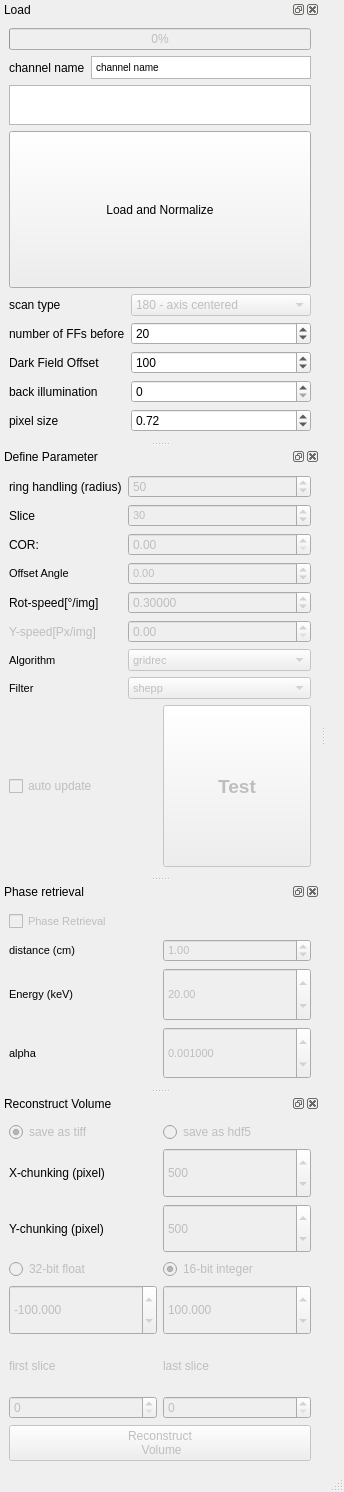
<?xml version="1.0" encoding="UTF-8"?>
<ui version="4.0">
 <class>MainWindow</class>
 <widget class="QMainWindow" name="MainWindow">
  <property name="geometry">
   <rect>
    <x>0</x>
    <y>0</y>
    <width>344</width>
    <height>1492</height>
   </rect>
  </property>
  <property name="windowTitle">
   <string>MainWindow</string>
  </property>
  <widget class="QWidget" name="centralwidget">
   <layout class="QGridLayout" name="gridLayout"/>
  </widget>
  <widget class="QMenuBar" name="menubar">
   <property name="geometry">
    <rect>
     <x>0</x>
     <y>0</y>
     <width>344</width>
     <height>32</height>
    </rect>
   </property>
  </widget>
  <widget class="QStatusBar" name="statusbar"/>
  <widget class="QDockWidget" name="Load">
   <property name="windowTitle">
    <string>Load</string>
   </property>
   <attribute name="dockWidgetArea">
    <number>1</number>
   </attribute>
   <widget class="QWidget" name="dockWidgetContents">
    <layout class="QGridLayout" name="gridLayout_2">
     <item row="0" column="0" colspan="2">
      <widget class="QProgressBar" name="progressBar">
       <property name="enabled">
        <bool>false</bool>
       </property>
       <property name="sizePolicy">
        <sizepolicy hsizetype="Minimum" vsizetype="Preferred">
         <horstretch>0</horstretch>
         <verstretch>0</verstretch>
        </sizepolicy>
       </property>
       <property name="value">
        <number>0</number>
       </property>
      </widget>
     </item>
     <item row="1" column="0" colspan="2">
      <layout class="QGridLayout" name="gridLayout_4">
       <item row="0" column="0">
        <widget class="QLabel" name="label_17">
         <property name="text">
          <string>channel name</string>
         </property>
        </widget>
       </item>
       <item row="0" column="1">
        <widget class="QTextBrowser" name="Qchannel_name">
         <property name="enabled">
          <bool>true</bool>
         </property>
         <property name="maximumSize">
          <size>
           <width>16777215</width>
           <height>23</height>
          </size>
         </property>
         <property name="html">
          <string>&lt;!DOCTYPE HTML PUBLIC &quot;-//W3C//DTD HTML 4.0//EN&quot; &quot;http://www.w3.org/TR/REC-html40/strict.dtd&quot;&gt;
&lt;html&gt;&lt;head&gt;&lt;meta name=&quot;qrichtext&quot; content=&quot;1&quot; /&gt;&lt;style type=&quot;text/css&quot;&gt;
p, li { white-space: pre-wrap; }
&lt;/style&gt;&lt;/head&gt;&lt;body style=&quot; font-family:'Noto Sans'; font-size:10pt; font-weight:400; font-style:normal;&quot;&gt;
&lt;p style=&quot; margin-top:0px; margin-bottom:0px; margin-left:0px; margin-right:0px; -qt-block-indent:0; text-indent:0px;&quot;&gt;&lt;span style=&quot; font-family:'MS Shell Dlg 2'; font-size:7.8pt;&quot;&gt;channel name&lt;/span&gt;&lt;/p&gt;&lt;/body&gt;&lt;/html&gt;</string>
         </property>
        </widget>
       </item>
       <item row="1" column="0" colspan="2">
        <widget class="QTextBrowser" name="Sample">
         <property name="maximumSize">
          <size>
           <width>16777215</width>
           <height>40</height>
          </size>
         </property>
         <property name="toolTip">
          <string>&lt;!DOCTYPE HTML PUBLIC &quot;-//W3C//DTD HTML 4.0//EN&quot; &quot;http://www.w3.org/TR/REC-html40/strict.dtd&quot;&gt;
&lt;html&gt;&lt;head&gt;&lt;meta name=&quot;qrichtext&quot; content=&quot;1&quot; /&gt;&lt;style type=&quot;text/css&quot;&gt;
p, li { white-space: pre-wrap; }
&lt;/style&gt;&lt;/head&gt;&lt;body style=&quot; font-family:'MS Shell Dlg 2'; font-size:7.8pt; font-weight:400; font-style:normal;&quot;&gt;
&lt;pre style=&quot; margin-top:12px; margin-bottom:12px; margin-left:0px; margin-right:0px; -qt-block-indent:0; text-indent:0px; background-color:#ffffff;&quot;&gt;&lt;span style=&quot; font-family:'Courier New'; background-color:#ffffff;&quot;&gt;Open ImageJ-PlugIn: EPICS AREA DETECTOR, &lt;/span&gt;&lt;/pre&gt;
&lt;pre style=&quot; margin-top:12px; margin-bottom:12px; margin-left:0px; margin-right:0px; -qt-block-indent:0; text-indent:0px; background-color:#ffffff;&quot;&gt;&lt;span style=&quot; font-family:'Courier New'; background-color:#ffffff;&quot;&gt;NTNDA-Viewer and look for the channel:&lt;/span&gt;&lt;/pre&gt;
&lt;pre style=&quot; margin-top:12px; margin-bottom:12px; margin-left:0px; margin-right:0px; -qt-block-indent:0; text-indent:0px; background-color:#ffffff;&quot;&gt;&lt;span style=&quot; font-family:'JetBrains Mono,monospace'; color:#000000;&quot;&gt;&amp;quot;BAMline:CTReco&amp;quot;&lt;/span&gt;&lt;/pre&gt;&lt;/body&gt;&lt;/html&gt;</string>
         </property>
         <property name="autoFillBackground">
          <bool>false</bool>
         </property>
         <property name="frameShape">
          <enum>QFrame::StyledPanel</enum>
         </property>
         <property name="frameShadow">
          <enum>QFrame::Sunken</enum>
         </property>
         <property name="lineWidth">
          <number>1</number>
         </property>
        </widget>
       </item>
       <item row="2" column="0" colspan="2">
        <widget class="QPushButton" name="pushLoad">
         <property name="sizePolicy">
          <sizepolicy hsizetype="Minimum" vsizetype="Preferred">
           <horstretch>0</horstretch>
           <verstretch>0</verstretch>
          </sizepolicy>
         </property>
         <property name="text">
          <string>Load and Normalize</string>
         </property>
        </widget>
       </item>
      </layout>
     </item>
     <item row="3" column="1">
      <widget class="QComboBox" name="comboBox_180_360">
       <property name="enabled">
        <bool>false</bool>
       </property>
       <item>
        <property name="text">
         <string>180 - axis centered</string>
        </property>
       </item>
       <item>
        <property name="text">
         <string>360 - axis left</string>
        </property>
       </item>
       <item>
        <property name="text">
         <string>360 - axis right</string>
        </property>
       </item>
      </widget>
     </item>
     <item row="5" column="1">
      <widget class="QSpinBox" name="spinBox_DF">
       <property name="sizePolicy">
        <sizepolicy hsizetype="Minimum" vsizetype="Preferred">
         <horstretch>0</horstretch>
         <verstretch>0</verstretch>
        </sizepolicy>
       </property>
       <property name="toolTip">
        <string>&lt;html&gt;&lt;head/&gt;&lt;body&gt;&lt;p&gt;Subtracts this value from both, projection and flat field, before dividing them&lt;/p&gt;&lt;/body&gt;&lt;/html&gt;</string>
       </property>
       <property name="maximum">
        <number>65535</number>
       </property>
       <property name="value">
        <number>100</number>
       </property>
      </widget>
     </item>
     <item row="6" column="1">
      <widget class="QSpinBox" name="spinBox_back_illumination">
       <property name="sizePolicy">
        <sizepolicy hsizetype="Minimum" vsizetype="Preferred">
         <horstretch>0</horstretch>
         <verstretch>0</verstretch>
        </sizepolicy>
       </property>
       <property name="toolTip">
        <string>&lt;html&gt;&lt;head/&gt;&lt;body&gt;&lt;p&gt;will be subtracted from the FFs only&lt;/p&gt;&lt;/body&gt;&lt;/html&gt;</string>
       </property>
       <property name="maximum">
        <number>65535</number>
       </property>
      </widget>
     </item>
     <item row="4" column="1">
      <widget class="QSpinBox" name="spinBox_number_FFs">
       <property name="sizePolicy">
        <sizepolicy hsizetype="Minimum" vsizetype="Preferred">
         <horstretch>0</horstretch>
         <verstretch>0</verstretch>
        </sizepolicy>
       </property>
       <property name="maximum">
        <number>5000</number>
       </property>
       <property name="value">
        <number>20</number>
       </property>
      </widget>
     </item>
     <item row="3" column="0">
      <widget class="QLabel" name="label_18">
       <property name="text">
        <string>scan type</string>
       </property>
      </widget>
     </item>
     <item row="4" column="0">
      <widget class="QLabel" name="label_2">
       <property name="sizePolicy">
        <sizepolicy hsizetype="Fixed" vsizetype="Preferred">
         <horstretch>0</horstretch>
         <verstretch>0</verstretch>
        </sizepolicy>
       </property>
       <property name="text">
        <string>number of FFs before</string>
       </property>
      </widget>
     </item>
     <item row="6" column="0">
      <widget class="QLabel" name="label_13">
       <property name="text">
        <string>back illumination</string>
       </property>
      </widget>
     </item>
     <item row="5" column="0">
      <widget class="QLabel" name="label_10">
       <property name="sizePolicy">
        <sizepolicy hsizetype="Fixed" vsizetype="Preferred">
         <horstretch>0</horstretch>
         <verstretch>0</verstretch>
        </sizepolicy>
       </property>
       <property name="toolTip">
        <string>&lt;html&gt;&lt;head/&gt;&lt;body&gt;&lt;p&gt;Subtracts this value from both, projection and flat field, before dividing them&lt;/p&gt;&lt;/body&gt;&lt;/html&gt;</string>
       </property>
       <property name="text">
        <string>Dark Field Offset</string>
       </property>
      </widget>
     </item>
     <item row="7" column="0">
      <widget class="QLabel" name="label_14">
       <property name="text">
        <string>pixel size</string>
       </property>
      </widget>
     </item>
     <item row="7" column="1">
      <widget class="QDoubleSpinBox" name="pixel_size">
       <property name="sizePolicy">
        <sizepolicy hsizetype="Minimum" vsizetype="Preferred">
         <horstretch>0</horstretch>
         <verstretch>0</verstretch>
        </sizepolicy>
       </property>
       <property name="singleStep">
        <double>0.010000000000000</double>
       </property>
       <property name="value">
        <double>0.720000000000000</double>
       </property>
      </widget>
     </item>
    </layout>
   </widget>
  </widget>
  <widget class="QDockWidget" name="Define_Parameter">
   <property name="floating">
    <bool>true</bool>
   </property>
   <property name="windowTitle">
    <string>Define Parameter</string>
   </property>
   <attribute name="dockWidgetArea">
    <number>1</number>
   </attribute>
   <widget class="QWidget" name="dockWidgetContents_2">
    <layout class="QGridLayout" name="gridLayout_5">
     <item row="0" column="0">
      <layout class="QGridLayout" name="gridLayout_3">
       <item row="11" column="1">
        <widget class="QDoubleSpinBox" name="COR">
         <property name="enabled">
          <bool>false</bool>
         </property>
         <property name="sizePolicy">
          <sizepolicy hsizetype="Minimum" vsizetype="Preferred">
           <horstretch>0</horstretch>
           <verstretch>0</verstretch>
          </sizepolicy>
         </property>
         <property name="font">
          <font>
           <weight>50</weight>
           <bold>false</bold>
          </font>
         </property>
         <property name="maximum">
          <double>5000.000000000000000</double>
         </property>
         <property name="singleStep">
          <double>1.000000000000000</double>
         </property>
         <property name="value">
          <double>0.000000000000000</double>
         </property>
        </widget>
       </item>
       <item row="13" column="0">
        <widget class="QLabel" name="label">
         <property name="sizePolicy">
          <sizepolicy hsizetype="Fixed" vsizetype="Preferred">
           <horstretch>0</horstretch>
           <verstretch>0</verstretch>
          </sizepolicy>
         </property>
         <property name="text">
          <string>Rot-speed[°/img]</string>
         </property>
        </widget>
       </item>
       <item row="10" column="1">
        <widget class="QSpinBox" name="slice_number">
         <property name="enabled">
          <bool>false</bool>
         </property>
         <property name="sizePolicy">
          <sizepolicy hsizetype="Minimum" vsizetype="Preferred">
           <horstretch>0</horstretch>
           <verstretch>0</verstretch>
          </sizepolicy>
         </property>
         <property name="font">
          <font>
           <pointsize>8</pointsize>
           <weight>50</weight>
           <bold>false</bold>
          </font>
         </property>
         <property name="value">
          <number>30</number>
         </property>
        </widget>
       </item>
       <item row="12" column="1">
        <widget class="QDoubleSpinBox" name="Offset_Angle">
         <property name="enabled">
          <bool>false</bool>
         </property>
         <property name="sizePolicy">
          <sizepolicy hsizetype="Minimum" vsizetype="Preferred">
           <horstretch>0</horstretch>
           <verstretch>0</verstretch>
          </sizepolicy>
         </property>
         <property name="font">
          <font>
           <pointsize>8</pointsize>
           <weight>50</weight>
           <bold>false</bold>
          </font>
         </property>
         <property name="alignment">
          <set>Qt::AlignLeading|Qt::AlignLeft|Qt::AlignVCenter</set>
         </property>
         <property name="minimum">
          <double>-360.000000000000000</double>
         </property>
         <property name="maximum">
          <double>360.000000000000000</double>
         </property>
        </widget>
       </item>
       <item row="10" column="0">
        <widget class="QLabel" name="label_7">
         <property name="text">
          <string>Slice</string>
         </property>
        </widget>
       </item>
       <item row="14" column="0">
        <widget class="QLabel" name="label_4">
         <property name="enabled">
          <bool>false</bool>
         </property>
         <property name="sizePolicy">
          <sizepolicy hsizetype="Fixed" vsizetype="Preferred">
           <horstretch>0</horstretch>
           <verstretch>0</verstretch>
          </sizepolicy>
         </property>
         <property name="text">
          <string>Y-speed[Px/img]</string>
         </property>
        </widget>
       </item>
       <item row="15" column="0">
        <widget class="QLabel" name="label_15">
         <property name="sizePolicy">
          <sizepolicy hsizetype="Fixed" vsizetype="Preferred">
           <horstretch>0</horstretch>
           <verstretch>0</verstretch>
          </sizepolicy>
         </property>
         <property name="font">
          <font>
           <pointsize>8</pointsize>
           <weight>50</weight>
           <bold>false</bold>
          </font>
         </property>
         <property name="text">
          <string>Algorithm</string>
         </property>
        </widget>
       </item>
       <item row="13" column="1">
        <widget class="QDoubleSpinBox" name="speed_W">
         <property name="enabled">
          <bool>false</bool>
         </property>
         <property name="sizePolicy">
          <sizepolicy hsizetype="Minimum" vsizetype="Preferred">
           <horstretch>0</horstretch>
           <verstretch>0</verstretch>
          </sizepolicy>
         </property>
         <property name="decimals">
          <number>5</number>
         </property>
         <property name="singleStep">
          <double>0.000100000000000</double>
         </property>
         <property name="value">
          <double>0.300000000000000</double>
         </property>
        </widget>
       </item>
       <item row="11" column="0">
        <widget class="QLabel" name="label_3">
         <property name="sizePolicy">
          <sizepolicy hsizetype="Fixed" vsizetype="Preferred">
           <horstretch>0</horstretch>
           <verstretch>0</verstretch>
          </sizepolicy>
         </property>
         <property name="text">
          <string>COR:</string>
         </property>
        </widget>
       </item>
       <item row="16" column="0">
        <widget class="QLabel" name="label_16">
         <property name="sizePolicy">
          <sizepolicy hsizetype="Fixed" vsizetype="Preferred">
           <horstretch>0</horstretch>
           <verstretch>0</verstretch>
          </sizepolicy>
         </property>
         <property name="font">
          <font>
           <pointsize>8</pointsize>
           <weight>50</weight>
           <bold>false</bold>
          </font>
         </property>
         <property name="text">
          <string>Filter</string>
         </property>
        </widget>
       </item>
       <item row="15" column="1">
        <widget class="QComboBox" name="algorithm_list">
         <property name="enabled">
          <bool>false</bool>
         </property>
         <property name="sizePolicy">
          <sizepolicy hsizetype="Minimum" vsizetype="Preferred">
           <horstretch>0</horstretch>
           <verstretch>0</verstretch>
          </sizepolicy>
         </property>
         <property name="font">
          <font>
           <pointsize>8</pointsize>
           <weight>50</weight>
           <bold>false</bold>
          </font>
         </property>
         <item>
          <property name="text">
           <string>gridrec</string>
          </property>
         </item>
         <item>
          <property name="text">
           <string>FBP_CUDA</string>
          </property>
         </item>
         <item>
          <property name="text">
           <string>art</string>
          </property>
         </item>
         <item>
          <property name="text">
           <string>bart</string>
          </property>
         </item>
         <item>
          <property name="text">
           <string>fbp</string>
          </property>
         </item>
         <item>
          <property name="text">
           <string>sirt</string>
          </property>
         </item>
         <item>
          <property name="text">
           <string>tv</string>
          </property>
         </item>
         <item>
          <property name="text">
           <string>grad</string>
          </property>
         </item>
         <item>
          <property name="text">
           <string>mlem</string>
          </property>
         </item>
         <item>
          <property name="text">
           <string>tikh</string>
          </property>
         </item>
         <item>
          <property name="text">
           <string>osem</string>
          </property>
         </item>
         <item>
          <property name="text">
           <string>pml_hybrid</string>
          </property>
         </item>
         <item>
          <property name="text">
           <string>pml_quad</string>
          </property>
         </item>
         <item>
          <property name="text">
           <string>ospml_hybrid</string>
          </property>
         </item>
         <item>
          <property name="text">
           <string>ospml_quad</string>
          </property>
         </item>
        </widget>
       </item>
       <item row="9" column="0">
        <widget class="QLabel" name="label_8">
         <property name="sizePolicy">
          <sizepolicy hsizetype="Fixed" vsizetype="Preferred">
           <horstretch>0</horstretch>
           <verstretch>0</verstretch>
          </sizepolicy>
         </property>
         <property name="text">
          <string>ring handling (radius)</string>
         </property>
        </widget>
       </item>
       <item row="16" column="1">
        <widget class="QComboBox" name="filter_list">
         <property name="enabled">
          <bool>false</bool>
         </property>
         <property name="sizePolicy">
          <sizepolicy hsizetype="Minimum" vsizetype="Preferred">
           <horstretch>0</horstretch>
           <verstretch>0</verstretch>
          </sizepolicy>
         </property>
         <property name="font">
          <font>
           <pointsize>8</pointsize>
           <weight>50</weight>
           <bold>false</bold>
          </font>
         </property>
         <item>
          <property name="text">
           <string>shepp</string>
          </property>
         </item>
         <item>
          <property name="text">
           <string>ramlak</string>
          </property>
         </item>
         <item>
          <property name="text">
           <string>hann</string>
          </property>
         </item>
         <item>
          <property name="text">
           <string>hamming</string>
          </property>
         </item>
         <item>
          <property name="text">
           <string>parzen</string>
          </property>
         </item>
         <item>
          <property name="text">
           <string>butterworth</string>
          </property>
         </item>
         <item>
          <property name="text">
           <string>cosine</string>
          </property>
         </item>
         <item>
          <property name="text">
           <string>none</string>
          </property>
         </item>
        </widget>
       </item>
       <item row="14" column="1">
        <widget class="QDoubleSpinBox" name="speed_Y">
         <property name="enabled">
          <bool>false</bool>
         </property>
         <property name="sizePolicy">
          <sizepolicy hsizetype="Minimum" vsizetype="Preferred">
           <horstretch>0</horstretch>
           <verstretch>0</verstretch>
          </sizepolicy>
         </property>
        </widget>
       </item>
       <item row="12" column="0">
        <widget class="QLabel" name="label_9">
         <property name="sizePolicy">
          <sizepolicy hsizetype="Fixed" vsizetype="Preferred">
           <horstretch>0</horstretch>
           <verstretch>0</verstretch>
          </sizepolicy>
         </property>
         <property name="font">
          <font>
           <pointsize>8</pointsize>
           <weight>50</weight>
           <bold>false</bold>
          </font>
         </property>
         <property name="text">
          <string>Offset Angle</string>
         </property>
        </widget>
       </item>
       <item row="9" column="1">
        <widget class="QSpinBox" name="spinBox_ringradius">
         <property name="enabled">
          <bool>false</bool>
         </property>
         <property name="sizePolicy">
          <sizepolicy hsizetype="Minimum" vsizetype="Preferred">
           <horstretch>0</horstretch>
           <verstretch>0</verstretch>
          </sizepolicy>
         </property>
         <property name="maximum">
          <number>65535</number>
         </property>
         <property name="value">
          <number>50</number>
         </property>
        </widget>
       </item>
      </layout>
     </item>
     <item row="1" column="0">
      <layout class="QHBoxLayout" name="horizontalLayout">
       <item>
        <widget class="QCheckBox" name="auto_update">
         <property name="enabled">
          <bool>false</bool>
         </property>
         <property name="text">
          <string>auto update</string>
         </property>
        </widget>
       </item>
       <item>
        <widget class="QPushButton" name="pushReconstruct">
         <property name="enabled">
          <bool>false</bool>
         </property>
         <property name="sizePolicy">
          <sizepolicy hsizetype="Minimum" vsizetype="Preferred">
           <horstretch>0</horstretch>
           <verstretch>0</verstretch>
          </sizepolicy>
         </property>
         <property name="minimumSize">
          <size>
           <width>0</width>
           <height>30</height>
          </size>
         </property>
         <property name="font">
          <font>
           <pointsize>14</pointsize>
           <weight>75</weight>
           <bold>true</bold>
          </font>
         </property>
         <property name="text">
          <string>Test</string>
         </property>
        </widget>
       </item>
      </layout>
     </item>
    </layout>
   </widget>
  </widget>
  <widget class="QDockWidget" name="Phase_Retrieval">
   <property name="windowTitle">
    <string>Phase retrieval</string>
   </property>
   <attribute name="dockWidgetArea">
    <number>1</number>
   </attribute>
   <widget class="QWidget" name="dockWidgetContents_3">
    <layout class="QGridLayout" name="gridLayout_7">
     <item row="0" column="0" colspan="2">
      <layout class="QGridLayout" name="gridLayout_6">
       <item row="1" column="0">
        <widget class="QLabel" name="label_distance_2">
         <property name="enabled">
          <bool>true</bool>
         </property>
         <property name="sizePolicy">
          <sizepolicy hsizetype="Minimum" vsizetype="Minimum">
           <horstretch>0</horstretch>
           <verstretch>0</verstretch>
          </sizepolicy>
         </property>
         <property name="font">
          <font>
           <pointsize>8</pointsize>
           <weight>50</weight>
           <bold>false</bold>
          </font>
         </property>
         <property name="text">
          <string>distance (cm)</string>
         </property>
        </widget>
       </item>
       <item row="0" column="0">
        <widget class="QCheckBox" name="checkBox_phase_2">
         <property name="enabled">
          <bool>false</bool>
         </property>
         <property name="sizePolicy">
          <sizepolicy hsizetype="Minimum" vsizetype="Preferred">
           <horstretch>0</horstretch>
           <verstretch>0</verstretch>
          </sizepolicy>
         </property>
         <property name="font">
          <font>
           <pointsize>8</pointsize>
           <weight>50</weight>
           <bold>false</bold>
          </font>
         </property>
         <property name="text">
          <string>Phase Retrieval</string>
         </property>
        </widget>
       </item>
       <item row="1" column="1">
        <widget class="QDoubleSpinBox" name="doubleSpinBox_distance_2">
         <property name="enabled">
          <bool>false</bool>
         </property>
         <property name="sizePolicy">
          <sizepolicy hsizetype="Minimum" vsizetype="Preferred">
           <horstretch>0</horstretch>
           <verstretch>0</verstretch>
          </sizepolicy>
         </property>
         <property name="font">
          <font>
           <pointsize>8</pointsize>
           <weight>50</weight>
           <bold>false</bold>
          </font>
         </property>
         <property name="maximum">
          <double>5000.000000000000000</double>
         </property>
         <property name="value">
          <double>1.000000000000000</double>
         </property>
        </widget>
       </item>
      </layout>
     </item>
     <item row="2" column="0">
      <widget class="QLabel" name="label_Energy_2">
       <property name="enabled">
        <bool>true</bool>
       </property>
       <property name="sizePolicy">
        <sizepolicy hsizetype="Minimum" vsizetype="Minimum">
         <horstretch>0</horstretch>
         <verstretch>0</verstretch>
        </sizepolicy>
       </property>
       <property name="font">
        <font>
         <pointsize>8</pointsize>
         <weight>50</weight>
         <bold>false</bold>
        </font>
       </property>
       <property name="text">
        <string>Energy (keV)</string>
       </property>
      </widget>
     </item>
     <item row="2" column="1">
      <widget class="QDoubleSpinBox" name="doubleSpinBox_Energy_2">
       <property name="enabled">
        <bool>false</bool>
       </property>
       <property name="sizePolicy">
        <sizepolicy hsizetype="Minimum" vsizetype="Preferred">
         <horstretch>0</horstretch>
         <verstretch>0</verstretch>
        </sizepolicy>
       </property>
       <property name="font">
        <font>
         <pointsize>8</pointsize>
         <weight>50</weight>
         <bold>false</bold>
        </font>
       </property>
       <property name="minimum">
        <double>1.000000000000000</double>
       </property>
       <property name="maximum">
        <double>100.000000000000000</double>
       </property>
       <property name="value">
        <double>20.000000000000000</double>
       </property>
      </widget>
     </item>
     <item row="3" column="0">
      <widget class="QLabel" name="label_alpha_2">
       <property name="enabled">
        <bool>true</bool>
       </property>
       <property name="sizePolicy">
        <sizepolicy hsizetype="Minimum" vsizetype="Minimum">
         <horstretch>0</horstretch>
         <verstretch>0</verstretch>
        </sizepolicy>
       </property>
       <property name="font">
        <font>
         <pointsize>8</pointsize>
         <weight>50</weight>
         <bold>false</bold>
        </font>
       </property>
       <property name="text">
        <string>alpha</string>
       </property>
      </widget>
     </item>
     <item row="3" column="1">
      <widget class="QDoubleSpinBox" name="doubleSpinBox_alpha_2">
       <property name="enabled">
        <bool>false</bool>
       </property>
       <property name="sizePolicy">
        <sizepolicy hsizetype="Minimum" vsizetype="Preferred">
         <horstretch>0</horstretch>
         <verstretch>0</verstretch>
        </sizepolicy>
       </property>
       <property name="font">
        <font>
         <pointsize>8</pointsize>
         <weight>50</weight>
         <bold>false</bold>
        </font>
       </property>
       <property name="decimals">
        <number>6</number>
       </property>
       <property name="singleStep">
        <double>0.000100000000000</double>
       </property>
       <property name="value">
        <double>0.001000000000000</double>
       </property>
      </widget>
     </item>
    </layout>
   </widget>
  </widget>
  <widget class="QDockWidget" name="Reconstruct_Volume">
   <property name="enabled">
    <bool>true</bool>
   </property>
   <property name="windowTitle">
    <string>Reconstruct Volume</string>
   </property>
   <attribute name="dockWidgetArea">
    <number>1</number>
   </attribute>
   <widget class="QWidget" name="dockWidgetContents_4">
    <layout class="QGridLayout" name="gridLayout_10">
     <item row="1" column="0">
      <widget class="QPushButton" name="pushReconstruct_all">
       <property name="enabled">
        <bool>false</bool>
       </property>
       <property name="text">
        <string>Reconstruct
 Volume</string>
       </property>
      </widget>
     </item>
     <item row="0" column="0">
      <layout class="QGridLayout" name="gridLayout_9">
       <item row="0" column="0">
        <layout class="QGridLayout" name="gridLayout_8">
         <item row="5" column="1">
          <widget class="QSpinBox" name="hdf_chunking_x">
           <property name="enabled">
            <bool>false</bool>
           </property>
           <property name="sizePolicy">
            <sizepolicy hsizetype="Minimum" vsizetype="Preferred">
             <horstretch>0</horstretch>
             <verstretch>0</verstretch>
            </sizepolicy>
           </property>
           <property name="maximum">
            <number>99999</number>
           </property>
           <property name="value">
            <number>500</number>
           </property>
          </widget>
         </item>
         <item row="5" column="0">
          <widget class="QLabel" name="label_11">
           <property name="text">
            <string>X-chunking (pixel)</string>
           </property>
          </widget>
         </item>
         <item row="9" column="1">
          <widget class="QLabel" name="label_6">
           <property name="enabled">
            <bool>false</bool>
           </property>
           <property name="sizePolicy">
            <sizepolicy hsizetype="Minimum" vsizetype="Minimum">
             <horstretch>0</horstretch>
             <verstretch>0</verstretch>
            </sizepolicy>
           </property>
           <property name="text">
            <string>last slice</string>
           </property>
          </widget>
         </item>
         <item row="8" column="0">
          <widget class="QDoubleSpinBox" name="int_low">
           <property name="enabled">
            <bool>false</bool>
           </property>
           <property name="sizePolicy">
            <sizepolicy hsizetype="Minimum" vsizetype="Preferred">
             <horstretch>0</horstretch>
             <verstretch>0</verstretch>
            </sizepolicy>
           </property>
           <property name="decimals">
            <number>3</number>
           </property>
           <property name="minimum">
            <double>-65535.000000000000000</double>
           </property>
           <property name="maximum">
            <double>65535.000000000000000</double>
           </property>
           <property name="singleStep">
            <double>1.000000000000000</double>
           </property>
           <property name="value">
            <double>-100.000000000000000</double>
           </property>
          </widget>
         </item>
         <item row="9" column="0">
          <widget class="QLabel" name="label_5">
           <property name="enabled">
            <bool>false</bool>
           </property>
           <property name="sizePolicy">
            <sizepolicy hsizetype="Minimum" vsizetype="Minimum">
             <horstretch>0</horstretch>
             <verstretch>0</verstretch>
            </sizepolicy>
           </property>
           <property name="text">
            <string>first slice</string>
           </property>
          </widget>
         </item>
         <item row="7" column="1">
          <widget class="QRadioButton" name="radioButton_16bit_integer">
           <property name="enabled">
            <bool>false</bool>
           </property>
           <property name="text">
            <string>16-bit integer</string>
           </property>
           <property name="checked">
            <bool>true</bool>
           </property>
           <attribute name="buttonGroup">
            <string notr="true">buttonGroup16_32bit</string>
           </attribute>
          </widget>
         </item>
         <item row="4" column="1">
          <widget class="QRadioButton" name="save_hdf5">
           <property name="enabled">
            <bool>false</bool>
           </property>
           <property name="text">
            <string>save as hdf5</string>
           </property>
           <property name="checked">
            <bool>false</bool>
           </property>
           <attribute name="buttonGroup">
            <string notr="true">save_tif_hdf5</string>
           </attribute>
          </widget>
         </item>
         <item row="8" column="1">
          <widget class="QDoubleSpinBox" name="int_high">
           <property name="enabled">
            <bool>false</bool>
           </property>
           <property name="sizePolicy">
            <sizepolicy hsizetype="Minimum" vsizetype="Preferred">
             <horstretch>0</horstretch>
             <verstretch>0</verstretch>
            </sizepolicy>
           </property>
           <property name="decimals">
            <number>3</number>
           </property>
           <property name="minimum">
            <double>-65535.000000000000000</double>
           </property>
           <property name="maximum">
            <double>65535.000000000000000</double>
           </property>
           <property name="singleStep">
            <double>1.000000000000000</double>
           </property>
           <property name="value">
            <double>100.000000000000000</double>
           </property>
          </widget>
         </item>
         <item row="10" column="0">
          <widget class="QSpinBox" name="spinBox_first">
           <property name="enabled">
            <bool>false</bool>
           </property>
           <property name="maximum">
            <number>999999</number>
           </property>
          </widget>
         </item>
         <item row="7" column="0">
          <widget class="QRadioButton" name="radioButton_32bit_float">
           <property name="enabled">
            <bool>false</bool>
           </property>
           <property name="text">
            <string>32-bit float</string>
           </property>
           <property name="checked">
            <bool>false</bool>
           </property>
           <attribute name="buttonGroup">
            <string notr="true">buttonGroup16_32bit</string>
           </attribute>
          </widget>
         </item>
         <item row="4" column="0">
          <widget class="QRadioButton" name="save_tiff">
           <property name="enabled">
            <bool>false</bool>
           </property>
           <property name="text">
            <string>save as tiff</string>
           </property>
           <property name="checked">
            <bool>true</bool>
           </property>
           <attribute name="buttonGroup">
            <string notr="true">save_tif_hdf5</string>
           </attribute>
          </widget>
         </item>
         <item row="10" column="1">
          <widget class="QSpinBox" name="spinBox_last">
           <property name="enabled">
            <bool>false</bool>
           </property>
           <property name="maximum">
            <number>999999</number>
           </property>
          </widget>
         </item>
         <item row="6" column="0">
          <widget class="QLabel" name="label_12">
           <property name="text">
            <string>Y-chunking (pixel)</string>
           </property>
          </widget>
         </item>
         <item row="6" column="1">
          <widget class="QSpinBox" name="hdf_chunking_y">
           <property name="enabled">
            <bool>false</bool>
           </property>
           <property name="sizePolicy">
            <sizepolicy hsizetype="Minimum" vsizetype="Preferred">
             <horstretch>0</horstretch>
             <verstretch>0</verstretch>
            </sizepolicy>
           </property>
           <property name="maximum">
            <number>99999</number>
           </property>
           <property name="value">
            <number>500</number>
           </property>
          </widget>
         </item>
        </layout>
       </item>
      </layout>
     </item>
    </layout>
   </widget>
  </widget>
 </widget>
 <resources/>
 <connections/>
 <buttongroups>
  <buttongroup name="buttonGroup16_32bit"/>
  <buttongroup name="save_tif_hdf5"/>
 </buttongroups>
</ui>
